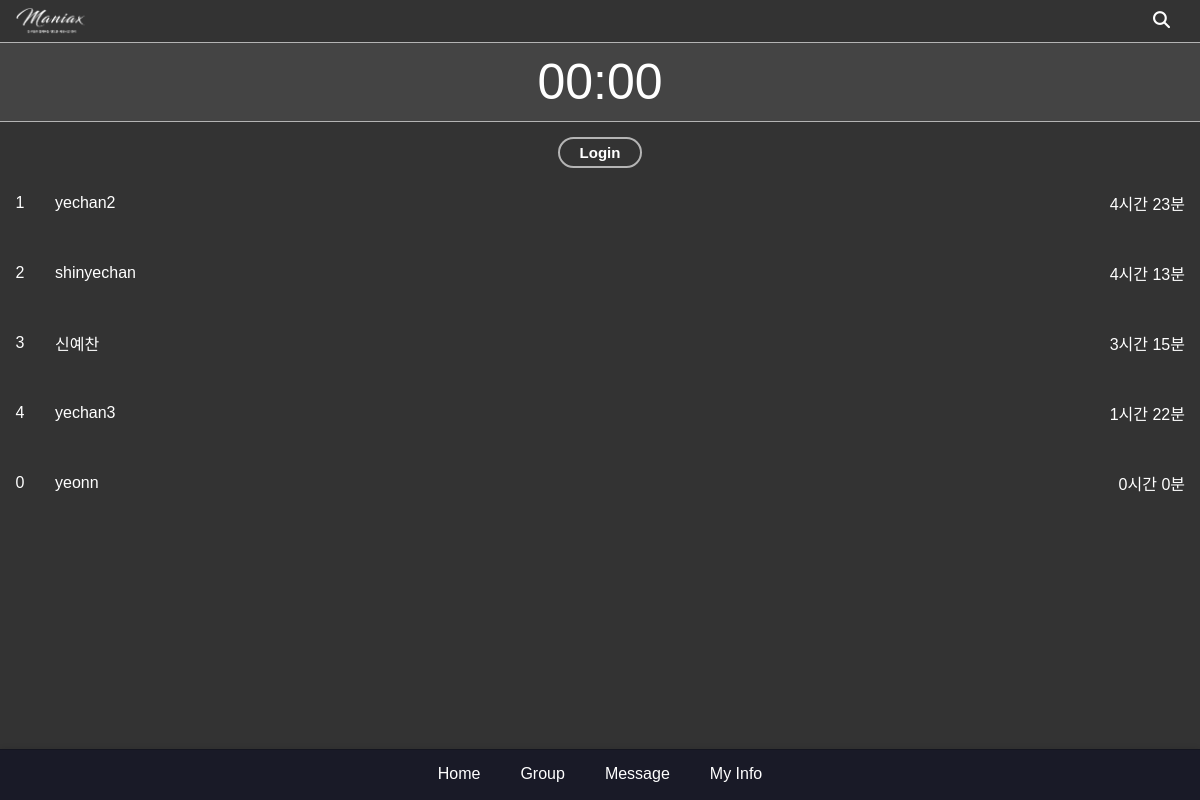
Before: / with the older database file.
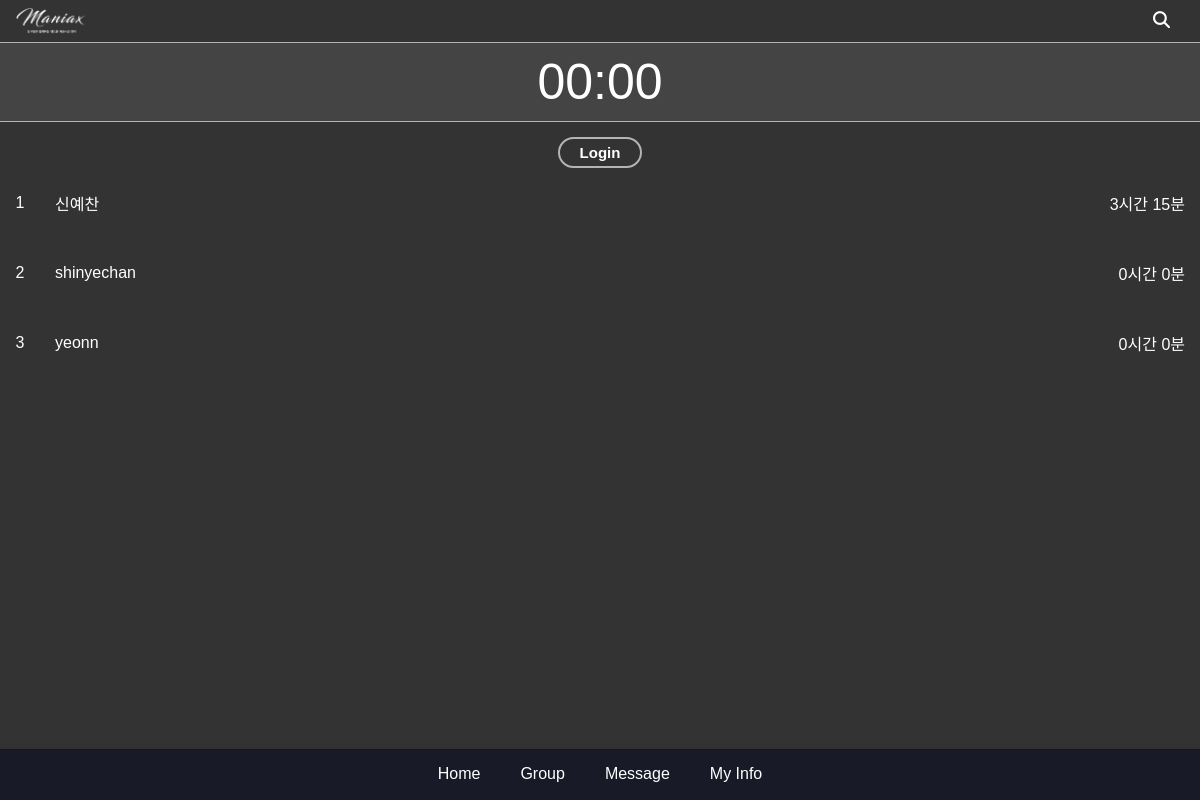
After: the same page with the newer database file.
### main/models.py (models this page shows, shortened)
class ScreenTime(models.Model):
    user = models.OneToOneField(CustomUser, on_delete=models.CASCADE, related_name='screen_time')
    total_minutes = models.PositiveIntegerField(default=0)  # 스크린 타임 총 분
    rank = models.PositiveIntegerField(default=0)  # 랭킹

class CustomUser(AbstractUser):
    following = models.ManyToManyField(
        "self", #User 인스턴스가 다른 인스턴스 참조
        verbose_name="팔로우 중인 사용자들",
        related_name="followers",
        symmetrical=False,
        through="relationship.Relationship"
    )
    top_apps = models.JSONField(default=dict, blank=True, null=True)
    total_screentimes = models.IntegerField(blank=True, null=True)

### main/views.py (the view, shortened to what this page needs)
# urls.py: path('', views.rankings_view, name='rankings'),
def rankings_view(request):
    screen_times = ScreenTime.objects.order_by('-total_minutes')
    context = {'screen_times': screen_times}
    user = request.user
    return render(request, 'rankings.html', context)

### main/templatetags/time_filters.py (called while the page is built)
@register.filter
def display_time(total_minutes):
    try:
        total_minutes = int(total_minutes)
        hours = total_minutes // 60
        minutes = total_minutes % 60
        return f"{hours}시간 {minutes}분"
    except (ValueError, TypeError):
        return "Invalid time"

### main/templates/rankings.html (shortened to what this page needs)
{% extends 'base.html' %} {% block title %}Rankings{%endblock%}{%block content%}
{% load static %}
<!DOCTYPE html>
<html>
  <head> </head>
  <body>
    <header class="screen-header">
      <img id="logo" src="{% static 'images/maniax.png' %}" />
      <a href="{% url 'search_user' %}" class="groupAdd-search-button">
        <i class="fas fa-search"></i>
      </a>
    </header>
    <div class="timerSection">
      {% if user.is_authenticated %} {% load time_filters %}
      {% else %}
      <a href="{% url 'login' %}" class="timer">00:00</a>
      {% endif %}
    </div>
    <div class="homeFilter">
      {% if user.is_authenticated %}
      <button class="filter-btn active" id="allBtn">전체</button>
      <button class="filter-btn" id="followBtn">팔로우</button>
      {% else %}
      <a href="{% url 'login' %}" class="filter-btn">Login</a>
      {% endif %}
    </div>
    {% if screen_times %}
    <div id="content">
      <div id="allContent">
        {% for screen_time in screen_times %}
        <div class="usageList">
          <a
            href="{% url 'user_profile' user_id=screen_time.user.id %}"
            class="ranking-item"
          >
            <div class="rank-number">{{ screen_time.rank }}</div>
            <div class="rank-name">{{ screen_time.user.username }}</div>
            {% load time_filters %}
            <div class="rank-time">
              {{ screen_time.total_minutes|display_time }}
            </div>
          </a>
        </div>
        {% endfor %}
      </div>
        {% if user.is_authenticated %}
        {% for screen_time in following_screen_times %}
            {% load time_filters %}
        {% endfor %} {% endif %}
    </div>
    {% else %}
    <p>No users found.</p>
    {% endif %}
  </body>
</html>
{%endblock%}

### main/templates/base.html (shortened to what this page needs)
<!DOCTYPE html>
{% load static %}
<html>
  <head>
    <link rel="stylesheet" href="{% static 'css/styles.css' %}" />
    <link
      rel="stylesheet"
      type="text/css"
      href="{% static 'css/styles.css' %}"
    />
  </head>
  <body>
    <nav class="navbar">
      <ul>
        <li><a href="{% url 'rankings' %}">Home</a></li>
        <li><a href="{% url 'my_group' %}">Group</a></li>
        <li><a href="{% url 'received_list' %}">Message</a></li>
        <li><a href="{% url 'myinfo' %}">My Info</a></li>
      </ul>
    </nav>
    <div class="content">{% block content %} {% endblock %}</div>
  </body>
</html>

### main/static/css/styles.css (style rules this page uses)
body { margin: 0; }
.navbar { overflow: hidden; position: fixed; bottom: 0; left: 0; width: 100%; background-color: #191a27; color: rgb(255, 255, 255); display: flex; justify-content: center; padding: 10px 0; box-shadow: 0 -1px 5px rgba(0, 0, 0, 0.1); z-index: 1000; height: 30px; border-top: 1.2px solid rgba(0, 0, 0, 0.2); }
nav ul { list-style-type: none; margin: 0; padding: 0; }
nav ul li { float: left; }
nav ul li a { display: block; color: rgb(255, 255, 255); text-align: center; padding: 5px 20px; text-decoration: none; }
.content { padding: 0px; }
#logo { height: 30px; padding: 6px 0px 6px 15px; }
.screen-header { position: fixed; top: 0px; width: 100%; display: flex; justify-content: space-between; align-items: center; box-sizing: border-box; background-color: #333; color: black; z-index: 2; border-bottom: 1.2px solid rgb(180, 180, 180); left: 0px; padding: 0px 10px 0px 0px; }

### main/static/css/home.css (style rules this page uses)
.timerSection { margin-top: 43px; background-color: #444; display: flex; justify-content: center; align-items: center; position: relative; border-bottom: 1.2px solid rgb(180, 180, 180); padding: 10px 0px; }
.timer { display: flex; justify-content: center; align-items: center; font-size: 50px; color: rgb(255, 255, 255); text-decoration: none; }
.homeFilter { display: flex; justify-content: center; }
.filter-btn { background-color: transparent; color: rgb(255, 255, 255); border: 2px solid rgb(180, 180, 180); padding: 5px 20px; cursor: pointer; border-radius: 20px; font-weight: bold; font-size: 15px; margin-top: 15px; margin-left: 15px; margin-right: 15px; text-decoration: none; }
#content { padding: 0px; margin-bottom: 150px; }
.usageList { padding: 0px; }
.ranking-item { display: flex; justify-content: space-between; align-items: center; padding: 10px; border-bottom: 1px solid #333; text-decoration: none; color: rgb(70, 70, 70); border-bottom: none; }
.rank-number { padding: 10px 10px 10px 5px; display: flex; justify-content: center; align-items: center; border-radius: 50%; font-size: 16px; color: rgb(70, 70, 70); }
.rank-name { flex-grow: 1; padding: 10px; font-size: 16px; text-align: left; }
.rank-time { padding: 10px 15px 10px 10px; font-size: 16px; }

### main/static/css/group.css (style rules this page uses)
body { font-family: Arial, sans-serif; background-color: #1c1c1e; color: #fff; }
.ranking-item { display: flex; justify-content: space-between; align-items: center; padding: 10px 0; border-bottom: 1px solid #6e6e6e; text-decoration: none; color: #fff; }
.ranking-item:last-child { border-bottom: none; }
.rank-number { width: 30px; height: 30px; display: flex; justify-content: center; align-items: center; border-radius: 50%; font-size: 16px; color: #fff; }
.rank-name { flex-grow: 1; padding-left: 10px; font-size: 16px; }
.rank-time { font-size: 16px; }
body { font-family: Arial, sans-serif; background-color: #333; color: #fff; margin: 0; padding: 0; }
.groupAdd-back-button, .groupAdd-search-button { background: none; border: none; color: #fff; font-size: 17px; text-decoration: none; padding: 0px 20px; }

Changed rows visible on the page:
removed ScreenTime: rank "1", user.username "yechan2", total_minutes|display_time "4시간 23분"
removed ScreenTime: rank "4", user.username "yechan3", total_minutes|display_time "1시간 22분"
changed ScreenTime "3시간 15분": rank "3" → "1"; moves up the list
changed ScreenTime "shinyechan": total_minutes|display_time "4시간 13분" → "0시간 0분"
changed ScreenTime "yeonn": rank "0" → "3"
